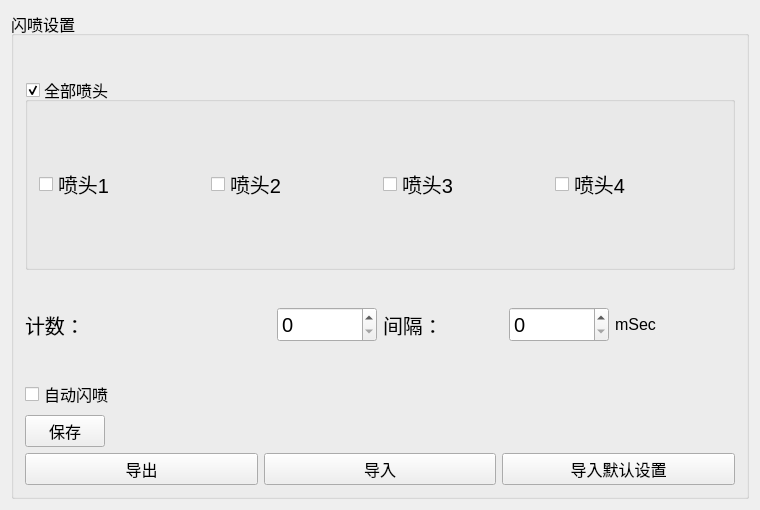
<?xml version="1.0" encoding="UTF-8"?>
<ui version="4.0">
 <class>FlashSpraySettingsClass</class>
 <widget class="QWidget" name="FlashSpraySettingsClass">
  <property name="geometry">
   <rect>
    <x>0</x>
    <y>0</y>
    <width>760</width>
    <height>510</height>
   </rect>
  </property>
  <property name="windowTitle">
   <string>FlashSpraySettings</string>
  </property>
  <layout class="QVBoxLayout" name="verticalLayout_2">
   <item>
    <widget class="QGroupBox" name="groupBox_2">
     <property name="font">
      <font>
       <pointsize>12</pointsize>
      </font>
     </property>
     <property name="styleSheet">
      <string notr="true"/>
     </property>
     <property name="title">
      <string>闪喷设置</string>
     </property>
     <layout class="QVBoxLayout" name="verticalLayout_3">
      <item>
       <layout class="QVBoxLayout" name="verticalLayout" stretch="1,4,2,1,1,1">
        <item>
         <spacer name="verticalSpacer">
          <property name="orientation">
           <enum>Qt::Vertical</enum>
          </property>
          <property name="sizeType">
           <enum>QSizePolicy::Fixed</enum>
          </property>
          <property name="sizeHint" stdset="0">
           <size>
            <width>17</width>
            <height>30</height>
           </size>
          </property>
         </spacer>
        </item>
        <item>
         <widget class="QGroupBox" name="allNozzlesGroupBox">
          <property name="title">
           <string>全部喷头</string>
          </property>
          <property name="checkable">
           <bool>true</bool>
          </property>
          <layout class="QGridLayout" name="gridLayout">
           <property name="verticalSpacing">
            <number>15</number>
           </property>
           <item row="0" column="0">
            <widget class="QCheckBox" name="nozzle1CheckBox">
             <property name="font">
              <font>
               <pointsize>15</pointsize>
              </font>
             </property>
             <property name="text">
              <string>喷头1</string>
             </property>
             <property name="iconSize">
              <size>
               <width>30</width>
               <height>30</height>
              </size>
             </property>
            </widget>
           </item>
           <item row="0" column="1">
            <widget class="QCheckBox" name="nozzle2CheckBox">
             <property name="font">
              <font>
               <pointsize>15</pointsize>
              </font>
             </property>
             <property name="text">
              <string>喷头2</string>
             </property>
             <property name="iconSize">
              <size>
               <width>30</width>
               <height>30</height>
              </size>
             </property>
            </widget>
           </item>
           <item row="0" column="2">
            <widget class="QCheckBox" name="nozzle3CheckBox">
             <property name="font">
              <font>
               <pointsize>15</pointsize>
              </font>
             </property>
             <property name="text">
              <string>喷头3</string>
             </property>
             <property name="iconSize">
              <size>
               <width>30</width>
               <height>30</height>
              </size>
             </property>
            </widget>
           </item>
           <item row="0" column="3">
            <widget class="QCheckBox" name="nozzle4CheckBox">
             <property name="font">
              <font>
               <pointsize>15</pointsize>
              </font>
             </property>
             <property name="text">
              <string>喷头4</string>
             </property>
             <property name="iconSize">
              <size>
               <width>30</width>
               <height>30</height>
              </size>
             </property>
             <property name="tristate">
              <bool>false</bool>
             </property>
            </widget>
           </item>
          </layout>
         </widget>
        </item>
        <item>
         <layout class="QHBoxLayout" name="horizontalLayout_5">
          <item>
           <layout class="QHBoxLayout" name="horizontalLayout_2">
            <item>
             <widget class="QLabel" name="label">
              <property name="font">
               <font>
                <pointsize>15</pointsize>
               </font>
              </property>
              <property name="text">
               <string>计数：</string>
              </property>
             </widget>
            </item>
            <item>
             <widget class="QSpinBox" name="sprayCountSpintBox">
              <property name="minimumSize">
               <size>
                <width>100</width>
                <height>35</height>
               </size>
              </property>
              <property name="maximumSize">
               <size>
                <width>100</width>
                <height>35</height>
               </size>
              </property>
              <property name="font">
               <font>
                <pointsize>15</pointsize>
               </font>
              </property>
              <property name="maximum">
               <number>200</number>
              </property>
             </widget>
            </item>
           </layout>
          </item>
          <item>
           <layout class="QHBoxLayout" name="horizontalLayout_3">
            <item>
             <widget class="QLabel" name="label_2">
              <property name="font">
               <font>
                <pointsize>15</pointsize>
               </font>
              </property>
              <property name="text">
               <string>间隔：</string>
              </property>
             </widget>
            </item>
            <item>
             <widget class="QSpinBox" name="interValTimeSpinBox">
              <property name="minimumSize">
               <size>
                <width>100</width>
                <height>35</height>
               </size>
              </property>
              <property name="maximumSize">
               <size>
                <width>80</width>
                <height>35</height>
               </size>
              </property>
              <property name="font">
               <font>
                <pointsize>15</pointsize>
               </font>
              </property>
              <property name="maximum">
               <number>200</number>
              </property>
             </widget>
            </item>
            <item>
             <widget class="QLabel" name="label_3">
              <property name="font">
               <font>
                <pointsize>12</pointsize>
               </font>
              </property>
              <property name="text">
               <string>mSec</string>
              </property>
             </widget>
            </item>
           </layout>
          </item>
         </layout>
        </item>
        <item>
         <layout class="QHBoxLayout" name="horizontalLayout">
          <item>
           <widget class="QCheckBox" name="autoFlashSprayCheckBox">
            <property name="font">
             <font>
              <pointsize>12</pointsize>
             </font>
            </property>
            <property name="text">
             <string>自动闪喷</string>
            </property>
           </widget>
          </item>
          <item>
           <spacer name="horizontalSpacer">
            <property name="orientation">
             <enum>Qt::Horizontal</enum>
            </property>
            <property name="sizeHint" stdset="0">
             <size>
              <width>378</width>
              <height>20</height>
             </size>
            </property>
           </spacer>
          </item>
         </layout>
        </item>
        <item>
         <layout class="QHBoxLayout" name="horizontalLayout_6">
          <item>
           <widget class="QPushButton" name="saveButton">
            <property name="text">
             <string>保存</string>
            </property>
           </widget>
          </item>
          <item>
           <spacer name="horizontalSpacer_2">
            <property name="orientation">
             <enum>Qt::Horizontal</enum>
            </property>
            <property name="sizeHint" stdset="0">
             <size>
              <width>328</width>
              <height>20</height>
             </size>
            </property>
           </spacer>
          </item>
         </layout>
        </item>
        <item>
         <layout class="QHBoxLayout" name="horizontalLayout_4">
          <item>
           <widget class="QPushButton" name="exportButton">
            <property name="text">
             <string>导出</string>
            </property>
           </widget>
          </item>
          <item>
           <widget class="QPushButton" name="importButton">
            <property name="text">
             <string>导入</string>
            </property>
           </widget>
          </item>
          <item>
           <widget class="QPushButton" name="importDefaultSettingsButton">
            <property name="text">
             <string>导入默认设置</string>
            </property>
           </widget>
          </item>
         </layout>
        </item>
       </layout>
      </item>
     </layout>
    </widget>
   </item>
  </layout>
 </widget>
 <layoutdefault spacing="6" margin="11"/>
 <resources/>
 <connections/>
</ui>
